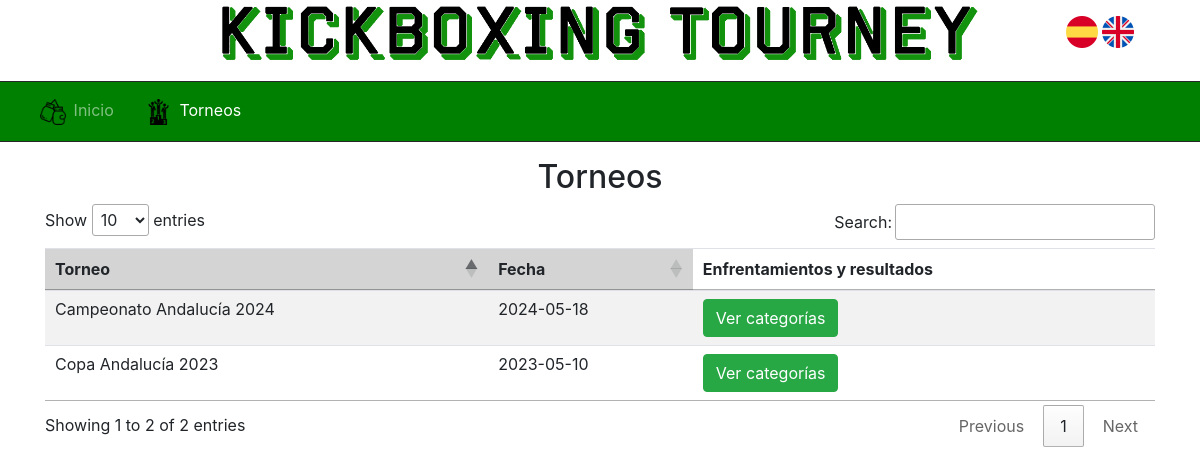
/ProyectoTFG/Invitado/listaTorneosResultadosInvitados.php, run on the app's committed database.
### tables this page shows
CREATE TABLE `torneo` (
  `idtorneo` int(11) NOT NULL,
  `fechainscripcion` date DEFAULT NULL,
  `fechatorneo` date NOT NULL,
  `descripcion` varchar(200) NOT NULL,
  `estado` int(1) NOT NULL,
  `finalizado` int(1) NOT NULL,
  `plazas` int(3) DEFAULT 8
);

### ProyectoTFG/Modelo/ModeloTorneo.php (called while the page is built, shortened)
<?php
include_once 'ModeloBD.php';
include_once '../Clases/Torneo.php';
class ModeloTorneo {
    private $modeloBD;
    public function __construct() {
        $this->modeloBD = new ModeloBD();
    }
    public function obtenerTorneos() {
        $sql = "SELECT * FROM torneo";
        $this->modeloBD->open_connection();
        $listaTorneos = array();
        if ($this->modeloBD->get_results_from_query($sql)) {
            $rows = $this->modeloBD->get_rows();
            foreach ($rows as $row) {
                $listaTorneos[] = new Torneo(
                    $row['idtorneo'],
                    $row['fechainscripcion'],
                    $row['fechatorneo'],
                    $row['descripcion'],
                    $row['estado'],
                    $row['finalizado'],
                    $row['plazas']
                );
            }
        }
        return $listaTorneos;
    }
}

### ProyectoTFG/Modelo/ModeloBD.php (called while the page is built, shortened)
<?php
class ModeloBD {
    private static $db_host = 'localhost';
    private static $db_user = 'root';
    private static $db_pass = '';
    protected $db_name = 'proyectotfg';
    protected $rows = array();
    private $conexion;
    public function open_connection() {
        $this->conexion = new mysqli(self::$db_host, self::$db_user, self::$db_pass, $this->db_name);
        $this->conexion->query("SET NAMES 'utf8'");
    }
public function get_results_from_query($query) {
    $result = $this->conexion->query($query);
    $this->rows = array();
    $hasResults = false;
    if ($result && $result->num_rows > 0) {
        while ($row = $result->fetch_assoc()) {
            $this->rows[] = $row;
            $hasResults = true;
        }
    }
    return $hasResults;
}
    public function get_rows() {
        return $this->rows;
    }
}

### ProyectoTFG/Clases/Torneo.php (called while the page is built, shortened)
<?php
class Torneo {
    public $idtorneo;
    public $fechatorneo;
    public $descripcion;
    public $estado;
    public function __construct($idtorneo, $fechainscripcion, $fechatorneo, $descripcion, $estado, $finalizado, $plazas) {
        $this->idtorneo = $idtorneo;
        $this->fechatorneo = $fechatorneo;
        $this->descripcion = $descripcion;
        $this->estado = $estado;
    }
    public function getIdtorneo() {
        return $this->idtorneo;
    }
    public function getFechatorneo() {
        return $this->fechatorneo;
    }
    public function getDescripcion() {
        return $this->descripcion;
    }
    public function getEstado() {
        return $this->estado;
    }
}

### ProyectoTFG/Invitado/listaTorneosResultadosInvitados.php (the view, shortened to what this page needs)
<?php
    include_once '../Modelo/ModeloTorneo.php';
    $modeloTorneo = new ModeloTorneo();
    $torneos = $modeloTorneo->obtenerTorneos();
    ?>
    <html>
        <head>
            <link rel="stylesheet" href="https://maxcdn.bootstrapcdn.com/bootstrap/4.0.0/css/bootstrap.min.css">
            <link href="../CSS/principal.css" rel="stylesheet" type="text/css"/>
        </head>
        <body>
            <?php include '../header.php';
                include '../menus/menuInvitado.php';
            ?>
            <div class="container">
                <h2 class="textoCentrado "><?php echo $lang["Torneos"]?></h2>
                <div class="table-responsive">
                <table id="tablaTorneosResultados" class="table table-striped">
                    <thead>
                        <tr>
                            <th><?php echo $lang["Torneo"]?></th>
                            <th><?php echo $lang["Fecha"]?></th>
                            <td><strong><?php echo $lang["EnfrentamientosYResultados"]?></strong></td>
                        </tr>
                    </thead>
                    <tbody>
                        <?php
                        foreach ($torneos as $torneo) {
                            if($torneo->getEstado()==0){
                                print "<tr>";
                                print "<td>" . $torneo->getDescripcion()  . "</td>";
                                print "<td>" . $torneo->getFechatorneo() . "</td>";
                                print "<td><a href='listaCategoriasResultadosInvitados.php?idtorneo=" . $torneo->getIdtorneo() . "'><button type='button' name='resultados' class='btn btn-success'>".$lang["VerCategorias"]."</button></a></td>";
                                print "</tr>";
                            }
                        }
                        ?>
                    </tbody>
                </table>
                </div>
            </div>
        </body>
    <link rel="stylesheet" type="text/css" href="https://cdn.datatables.net/1.10.25/css/jquery.dataTables.css">
    </html>

### ProyectoTFG/CSS/principal.css (style rules this page uses)
* { padding: 0; margin: 0; }
.table { margin-bottom: 0; }
.textoCentrado { text-align: center; margin-top: 0.5em; }
a { color: black; }
table tr th { cursor: pointer; -webkit-user-select: none; -moz-user-select: none; -ms-user-select: none; user-select: none; }
table th { white-space: nowrap; }
.sorting { background-color: #D4D4D4; }

### data on the page
torneo: descripcion "Copa Andalucía 2023", fechatorneo "2023-05-10"
torneo: descripcion "Campeonato Andalucía 2024", fechatorneo "2024-05-18"

### other printed values
$lang["Inicio"] "Inicio"
$lang["Torneos"] "Torneos"
$lang["Torneo"] "Torneo"
$lang["Fecha"] "Fecha"
$lang["EnfrentamientosYResultados"] "Enfrentamientos y resultados"
